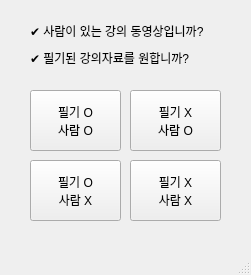
<?xml version="1.0" encoding="UTF-8"?>
<ui version="4.0">
 <class>MainWindow</class>
 <widget class="QMainWindow" name="MainWindow">
  <property name="geometry">
   <rect>
    <x>0</x>
    <y>0</y>
    <width>251</width>
    <height>275</height>
   </rect>
  </property>
  <property name="windowTitle">
   <string>MainWindow</string>
  </property>
  <widget class="QWidget" name="centralwidget">
   <widget class="QPushButton" name="pushButton_2">
    <property name="geometry">
     <rect>
      <x>130</x>
      <y>90</y>
      <width>91</width>
      <height>61</height>
     </rect>
    </property>
    <property name="text">
     <string>필기 X
사람 O</string>
    </property>
   </widget>
   <widget class="QPushButton" name="pushButton">
    <property name="geometry">
     <rect>
      <x>30</x>
      <y>90</y>
      <width>91</width>
      <height>61</height>
     </rect>
    </property>
    <property name="text">
     <string>필기 O
사람 O</string>
    </property>
   </widget>
   <widget class="QPushButton" name="pushButton_3">
    <property name="geometry">
     <rect>
      <x>30</x>
      <y>160</y>
      <width>91</width>
      <height>61</height>
     </rect>
    </property>
    <property name="text">
     <string>필기 O
사람 X</string>
    </property>
   </widget>
   <widget class="QPushButton" name="pushButton_4">
    <property name="geometry">
     <rect>
      <x>130</x>
      <y>160</y>
      <width>91</width>
      <height>61</height>
     </rect>
    </property>
    <property name="text">
     <string>필기 X
사람 X</string>
    </property>
   </widget>
   <widget class="QLabel" name="label">
    <property name="geometry">
     <rect>
      <x>30</x>
      <y>20</y>
      <width>201</width>
      <height>21</height>
     </rect>
    </property>
    <property name="text">
     <string>✔️ 사람이 있는 강의 동영상입니까?</string>
    </property>
   </widget>
   <widget class="QLabel" name="label_2">
    <property name="geometry">
     <rect>
      <x>30</x>
      <y>50</y>
      <width>181</width>
      <height>16</height>
     </rect>
    </property>
    <property name="text">
     <string>✔️ 필기된 강의자료를 원합니까?</string>
    </property>
   </widget>
  </widget>
  <widget class="QMenuBar" name="menubar">
   <property name="geometry">
    <rect>
     <x>0</x>
     <y>0</y>
     <width>251</width>
     <height>24</height>
    </rect>
   </property>
  </widget>
  <widget class="QStatusBar" name="statusbar"/>
 </widget>
 <resources/>
 <connections/>
</ui>
